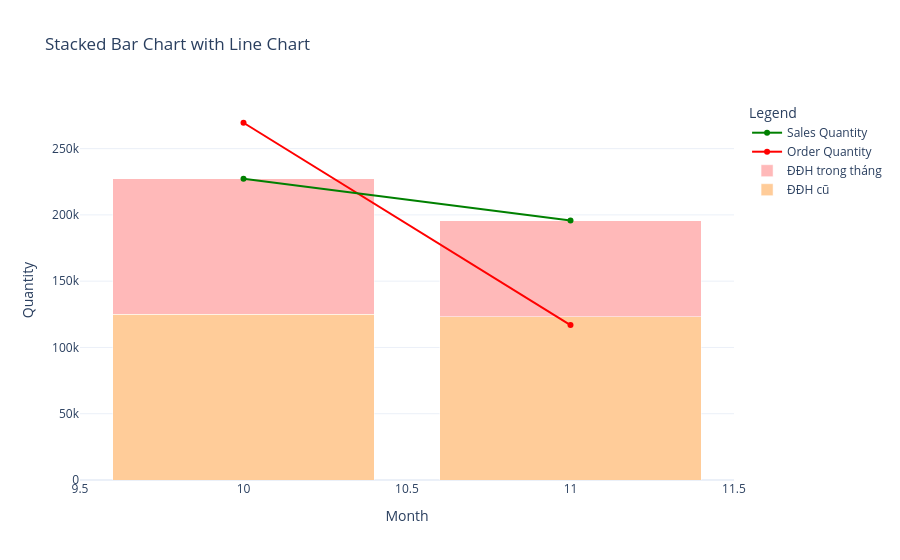

The cell this chart's notebook holds for it:
### Code cell
import plotly.graph_objects as go
import pandas as pd


# Create the figure
fig = go.Figure()

# Add stacked bar traces
fig.add_trace(
    go.Bar(
        x=df["month"],
        y=df["ĐĐH cũ"],
        name="ĐĐH cũ",
        marker_color="#FFCC99",
    )
)
fig.add_trace(
    go.Bar(
        x=df["month"],
        y=df["ĐĐH trong tháng"],
        name="ĐĐH trong tháng",
        marker_color="#FFB9B9",
    )
)

# Add line traces
fig.add_trace(
    go.Scatter(
        x=df["month"],
        y=df["order_quantity"],
        name="Order Quantity",
        mode="lines+markers",
        line=dict(color="red", width=2),
    )
)
fig.add_trace(
    go.Scatter(
        x=df["month"],
        y=df["sales_quantity"],
        name="Sales Quantity",
        mode="lines+markers",
        line=dict(color="green", width=2),
    )
)

# Update layout for better readability
fig.update_layout(
    title="Stacked Bar Chart with Line Chart",
    xaxis=dict(title="Month"),
    yaxis=dict(title="Quantity"),
    barmode="stack",
    legend=dict(title="Legend"),
    template="plotly_white",
)

# Show the figure
fig.show()

### Figure 1 — Plotly figure (JSON) as saved in the notebook; plotly's stock layout.template omitted (floating-point values rounded to 4 significant figures)
{"data": [{"marker": {"color": "#FFCC99"}, "name": "ĐĐH cũ", "type": "bar", "x": [10, 11], "y": [125047, 123079]}, {"marker": {"color": "#FFB9B9"}, "name": "ĐĐH trong tháng", "type": "bar", "x": [10, 11], "y": [102300.0, 72667]}, {"line": {"color": "red", "width": 2}, "mode": "lines+markers", "name": "Order Quantity", "type": "scatter", "x": [10, 11], "y": [269500.0, 116864]}, {"line": {"color": "green", "width": 2}, "mode": "lines+markers", "name": "Sales Quantity", "type": "scatter", "x": [10, 11], "y": [227300.0, 195746]}], "layout": {"barmode": "stack", "legend": {"title": {"text": "Legend"}}, "title": {"text": "Stacked Bar Chart with Line Chart"}, "xaxis": {"title": {"text": "Month"}}, "yaxis": {"title": {"text": "Quantity"}}}}
